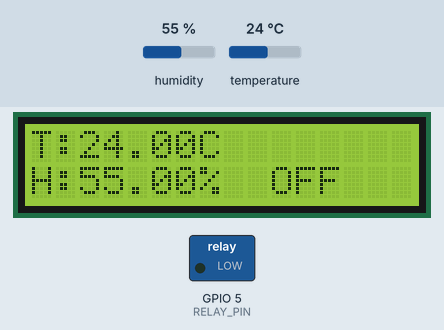
Simulated run of this program. Board: ESP32. On the bench: 16×2 character LCD, switched loads named in the program (green lamp = pin HIGH). Inputs (shaded band) come from the test bench; at power-on: temperature 24 °C, humidity 55 %. What the program prints to the serial monitor is not drawn.

Above: at 3.2 s.
3.3 s: temperature set to 29 °C
At 5.3 s:
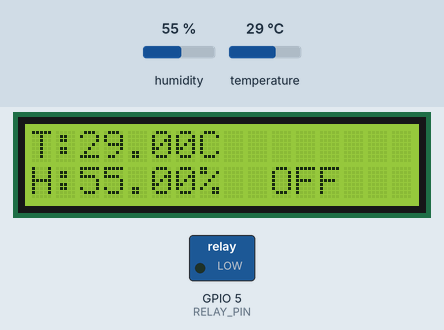
6.0 s: temperature set to 32 °C
At 7.4 s:
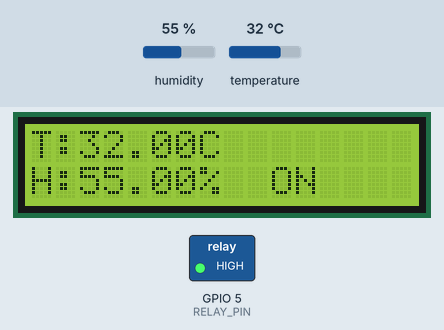
8.7 s: humidity set to 22 %
At 11.5 s:
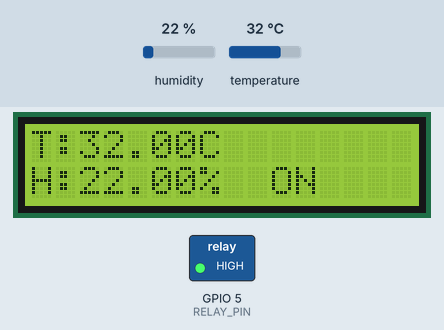
11.8 s: humidity set to 40 %
At 13.6 s:
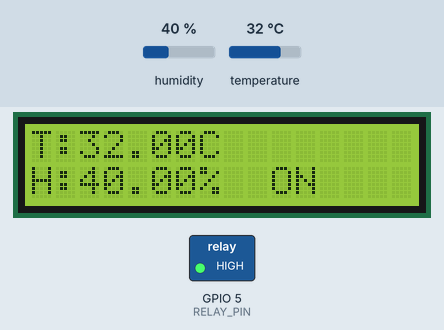
14.5 s: temperature set to 12 °C
At 17.8 s:
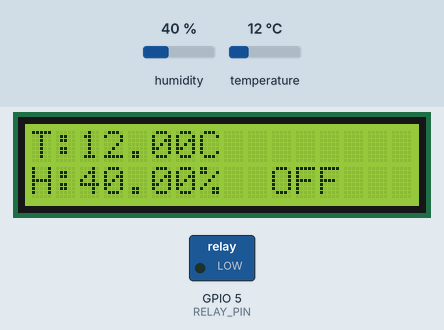
Timing chart, 0 to 19.3 s (numbered marks = the images above; inputs shaded):
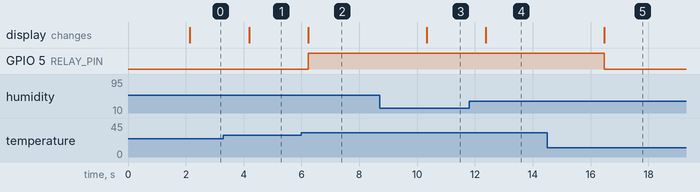

The program:

main.cpp
```cpp
#include <Arduino.h>
#include <Wire.h>
#include <LiquidCrystal_I2C.h>
#include <DHT.h>

// ------------------- PIN CONFIG -------------------
#define DHTPIN 4          // Change if needed
#define DHTTYPE DHT11
#define RELAY_PIN 5       // Relay pin

// ------------------- OBJECTS -------------------
DHT dht(DHTPIN, DHTTYPE);
LiquidCrystal_I2C lcd(0x27, 16, 2);

// ------------------- SETTINGS -------------------
float tempThreshold = 30.0;   // Adjust based on testing

void setup() {
    Serial.begin(115200);

    // Initialize components
    dht.begin();
    lcd.init();
    lcd.backlight();

    pinMode(RELAY_PIN, OUTPUT);

    // IMPORTANT: Default OFF (depends on relay type)
    digitalWrite(RELAY_PIN, LOW);

    lcd.setCursor(0, 0);
    lcd.print("Smart Fridge");
    lcd.setCursor(0, 1);
    lcd.print("Initializing...");
    delay(2000);
    lcd.clear();
}

void loop() {
    // -------- READ SENSOR --------
    float temp = dht.readTemperature();
    float hum  = dht.readHumidity();

    // -------- ERROR CHECK --------
    if (isnan(temp) || isnan(hum)) {
        Serial.println("DHT Error!");

        lcd.clear();
        lcd.setCursor(0, 0);
        lcd.print("Sensor Error!");
        delay(2000);
        return;
    }

    // -------- SERIAL DEBUG --------
    Serial.print("Temp: ");
    Serial.print(temp);
    Serial.print(" °C | Hum: ");
    Serial.print(hum);
    Serial.println(" %");

    // -------- DISPLAY --------
    lcd.clear();
    lcd.setCursor(0, 0);
    lcd.print("T:");
    lcd.print(temp);
    lcd.print("C ");

    lcd.setCursor(0, 1);
    lcd.print("H:");
    lcd.print(hum);
    lcd.print("% ");

    // -------- CONTROL LOGIC --------
    if (temp > tempThreshold) {
        // Cooling ON
        digitalWrite(RELAY_PIN, HIGH);

        lcd.setCursor(10, 1);
        lcd.print("ON ");

        Serial.println("Cooling ON");
    } else {
        // Cooling OFF
        digitalWrite(RELAY_PIN, LOW);

        lcd.setCursor(10, 1);
        lcd.print("OFF");

        Serial.println("Cooling OFF");
    }

    delay(2000);
}
```

Measured:
- the behaviour switches between 30 and 31 °C on temperature (found by bisection; images 1 and 2)
- after the input at 3.3 s, the display: changes after 0.89 s (image 1)
- after the input at 6.0 s, GPIO 5 (RELAY_PIN): LOW → HIGH after 0.23 s; the display: changes after 0.24 s (image 2)
- after the input at 8.7 s, the display: changes after 1.6 s (image 3)
- after the input at 11.8 s, the display: changes after 0.58 s (image 4)
- after the input at 14.5 s, GPIO 5 (RELAY_PIN): HIGH → LOW after 2.0 s; the display: changes after 2.0 s (image 5)
